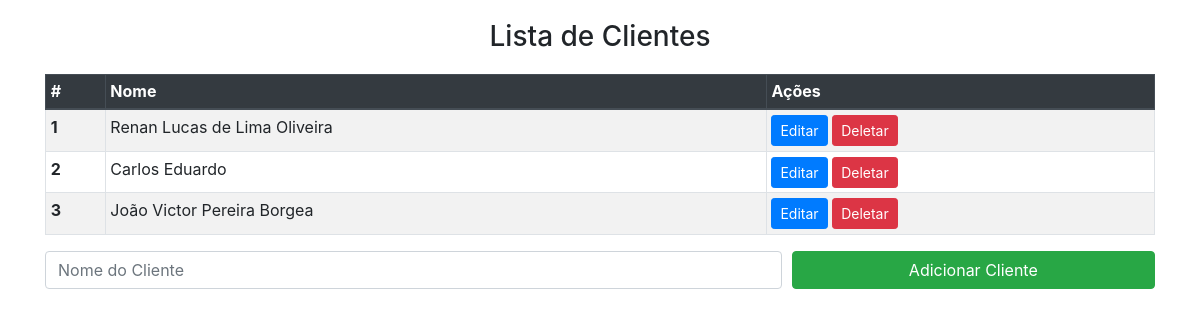
Before: /core/ with the older database file.
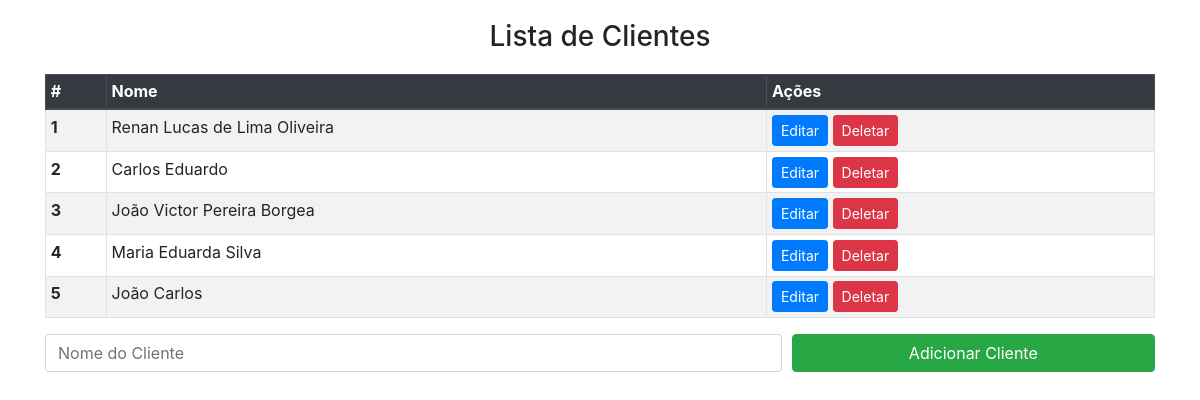
After: the same page with the newer database file.
### core/models.py (models this page shows, shortened)
class Pessoa(models.Model):
    nome = models.CharField(max_length=100)

### core/views.py (the view)
# urls.py: 2. Add a URL to urlpatterns:  path('', views.home, name='home')
def home(request):
    pessoas = Pessoa.objects.all()
    return render(request, "index.html", {"pessoas": pessoas})

### core/templates/index.html (shortened to what this page needs)
<!doctype html>
<html lang="pt-br">
<head>
  <link rel="stylesheet" href="https://cdn.jsdelivr.net/npm/bootstrap@4.6.2/dist/css/bootstrap.min.css">
</head>
<body>
  <h3 class="title">Lista de Clientes</h3>
  <div class="container">
    <table class="table table-sm table-striped table-bordered">
      <thead class="thead-dark">
        <tr>
          <th scope="col">#</th>
          <th scope="col">Nome</th>
          <th scope="col">Ações</th>
        </tr>
      </thead>
      <tbody>
        {% for pessoa in pessoas %}
        <tr>
          <th scope="row">{{ pessoa.id }}</th>
          <td>{{ pessoa.nome }}</td>
          <td>
            <a href="{% url 'editar' pessoa.id %}" class="btn btn-primary btn-sm">Editar</a>
            <a href="{% url 'delete' pessoa.id %}" class="btn btn-danger btn-sm">Deletar</a>
          </td>
        </tr>
        {% endfor %}
      </tbody>
    </table>
    <form action="{% url 'salvar' %}" method="POST">
      <div class="form-row">
        <div class="col-md-8">
          <input type="text" name="nome" class="form-control" placeholder="Nome do Cliente">
        </div>
        <div class="col-md-4">
          <button type="submit" class="btn btn-success btn-block">Adicionar Cliente</button>
        </div>
      </div>
    </form>
  </div>
</body>
</html>

### core/templates/index.html (style rules this page uses)
.title { text-align: center; margin-top: 20px; }
.container { margin-top: 20px; }

Changed rows visible on the page:
added Pessoa: id "4", nome "Maria Eduarda Silva"
added Pessoa: id "5", nome "João Carlos"
